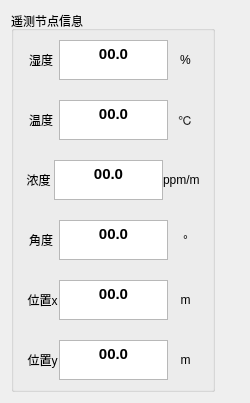
      <widget class="QWidget" name="Main_tab_3">
       <attribute name="title">
        <string>泄漏点定位</string>
       </attribute>
       <layout class="QGridLayout" name="gridLayout_8">
        <item row="0" column="0">
         <widget class="QGroupBox" name="groupBox_4">
          <property name="maximumSize">
           <size>
            <width>223</width>
            <height>16777215</height>
           </size>
          </property>
          <property name="title">
           <string>遥测节点信息</string>
          </property>
          <layout class="QGridLayout" name="gridLayout_13">
           <property name="sizeConstraint">
            <enum>QLayout::SetFixedSize</enum>
           </property>
           <property name="verticalSpacing">
            <number>20</number>
           </property>
           <item row="5" column="0">
            <layout class="QHBoxLayout" name="horizontalLayout_33">
             <item>
              <widget class="QLabel" name="label_73">
               <property name="text">
                <string> 位置y</string>
               </property>
               <property name="alignment">
                <set>Qt::AlignCenter</set>
               </property>
              </widget>
             </item>
             <item>
              <widget class="QTextBrowser" name="locate_Y_tB">
               <property name="sizePolicy">
                <sizepolicy hsizetype="Preferred" vsizetype="Preferred">
                 <horstretch>0</horstretch>
                 <verstretch>100</verstretch>
                </sizepolicy>
               </property>
               <property name="maximumSize">
                <size>
                 <width>109</width>
                 <height>40</height>
                </size>
               </property>
               <property name="sizeIncrement">
                <size>
                 <width>0</width>
                 <height>0</height>
                </size>
               </property>
               <property name="html">
                <string>&lt;!DOCTYPE HTML PUBLIC &quot;-//W3C//DTD HTML 4.0//EN&quot; &quot;http://www.w3.org/TR/REC-html40/strict.dtd&quot;&gt;
&lt;html&gt;&lt;head&gt;&lt;meta name=&quot;qrichtext&quot; content=&quot;1&quot; /&gt;&lt;style type=&quot;text/css&quot;&gt;
p, li { white-space: pre-wrap; }
&lt;/style&gt;&lt;/head&gt;&lt;body style=&quot; font-family:'微软雅黑'; font-size:11pt; font-weight:600; font-style:normal;&quot;&gt;
&lt;p align=&quot;center&quot; style=&quot; margin-top:0px; margin-bottom:0px; margin-left:0px; margin-right:0px; -qt-block-indent:0; text-indent:0px;&quot;&gt;00.0&lt;/p&gt;&lt;/body&gt;&lt;/html&gt;</string>
               </property>
              </widget>
             </item>
             <item>
              <widget class="QLabel" name="label_74">
               <property name="text">
                <string> m </string>
               </property>
               <property name="alignment">
                <set>Qt::AlignCenter</set>
               </property>
              </widget>
             </item>
            </layout>
           </item>
           <item row="0" column="0">
            <layout class="QHBoxLayout" name="horizontalLayout_31">
             <item>
              <widget class="QLabel" name="label_69">
               <property name="text">
                <string> 湿度 </string>
               </property>
               <property name="alignment">
                <set>Qt::AlignCenter</set>
               </property>
              </widget>
             </item>
             <item>
              <widget class="QTextBrowser" name="locate__humi_tB">
               <property name="sizePolicy">
                <sizepolicy hsizetype="Preferred" vsizetype="Preferred">
                 <horstretch>0</horstretch>
                 <verstretch>100</verstretch>
                </sizepolicy>
               </property>
               <property name="maximumSize">
                <size>
                 <width>109</width>
                 <height>40</height>
                </size>
               </property>
               <property name="sizeIncrement">
                <size>
                 <width>0</width>
                 <height>0</height>
                </size>
               </property>
               <property name="html">
                <string>&lt;!DOCTYPE HTML PUBLIC &quot;-//W3C//DTD HTML 4.0//EN&quot; &quot;http://www.w3.org/TR/REC-html40/strict.dtd&quot;&gt;
&lt;html&gt;&lt;head&gt;&lt;meta name=&quot;qrichtext&quot; content=&quot;1&quot; /&gt;&lt;style type=&quot;text/css&quot;&gt;
p, li { white-space: pre-wrap; }
&lt;/style&gt;&lt;/head&gt;&lt;body style=&quot; font-family:'微软雅黑'; font-size:11pt; font-weight:600; font-style:normal;&quot;&gt;
&lt;p align=&quot;center&quot; style=&quot; margin-top:0px; margin-bottom:0px; margin-left:0px; margin-right:0px; -qt-block-indent:0; text-indent:0px;&quot;&gt;00.0&lt;/p&gt;&lt;/body&gt;&lt;/html&gt;</string>
               </property>
              </widget>
             </item>
             <item>
              <widget class="QLabel" name="label_70">
               <property name="text">
                <string> % </string>
               </property>
               <property name="alignment">
                <set>Qt::AlignCenter</set>
               </property>
              </widget>
             </item>
            </layout>
           </item>
           <item row="4" column="0">
            <layout class="QHBoxLayout" name="horizontalLayout_32">
             <item>
              <widget class="QLabel" name="label_71">
               <property name="text">
                <string> 位置x</string>
               </property>
               <property name="alignment">
                <set>Qt::AlignCenter</set>
               </property>
              </widget>
             </item>
             <item>
              <widget class="QTextBrowser" name="locate_X_tB">
               <property name="sizePolicy">
                <sizepolicy hsizetype="Preferred" vsizetype="Preferred">
                 <horstretch>0</horstretch>
                 <verstretch>100</verstretch>
                </sizepolicy>
               </property>
               <property name="maximumSize">
                <size>
                 <width>109</width>
                 <height>40</height>
                </size>
               </property>
               <property name="sizeIncrement">
                <size>
                 <width>0</width>
                 <height>0</height>
                </size>
               </property>
               <property name="html">
                <string>&lt;!DOCTYPE HTML PUBLIC &quot;-//W3C//DTD HTML 4.0//EN&quot; &quot;http://www.w3.org/TR/REC-html40/strict.dtd&quot;&gt;
&lt;html&gt;&lt;head&gt;&lt;meta name=&quot;qrichtext&quot; content=&quot;1&quot; /&gt;&lt;style type=&quot;text/css&quot;&gt;
p, li { white-space: pre-wrap; }
&lt;/style&gt;&lt;/head&gt;&lt;body style=&quot; font-family:'微软雅黑'; font-size:11pt; font-weight:600; font-style:normal;&quot;&gt;
&lt;p align=&quot;center&quot; style=&quot; margin-top:0px; margin-bottom:0px; margin-left:0px; margin-right:0px; -qt-block-indent:0; text-indent:0px;&quot;&gt;00.0&lt;/p&gt;&lt;/body&gt;&lt;/html&gt;</string>
               </property>
              </widget>
             </item>
             <item>
              <widget class="QLabel" name="label_72">
               <property name="text">
                <string> m </string>
               </property>
               <property name="alignment">
                <set>Qt::AlignCenter</set>
               </property>
              </widget>
             </item>
            </layout>
           </item>
           <item row="3" column="0">
            <layout class="QHBoxLayout" name="horizontalLayout_29">
             <item>
              <widget class="QLabel" name="label_65">
               <property name="text">
                <string> 角度 </string>
               </property>
               <property name="alignment">
                <set>Qt::AlignCenter</set>
               </property>
              </widget>
             </item>
             <item>
              <widget class="QTextBrowser" name="locate_angle_tB">
               <property name="sizePolicy">
                <sizepolicy hsizetype="Preferred" vsizetype="Preferred">
                 <horstretch>0</horstretch>
                 <verstretch>100</verstretch>
                </sizepolicy>
               </property>
               <property name="maximumSize">
                <size>
                 <width>109</width>
                 <height>40</height>
                </size>
               </property>
               <property name="sizeIncrement">
                <size>
                 <width>0</width>
                 <height>0</height>
                </size>
               </property>
               <property name="html">
                <string>&lt;!DOCTYPE HTML PUBLIC &quot;-//W3C//DTD HTML 4.0//EN&quot; &quot;http://www.w3.org/TR/REC-html40/strict.dtd&quot;&gt;
&lt;html&gt;&lt;head&gt;&lt;meta name=&quot;qrichtext&quot; content=&quot;1&quot; /&gt;&lt;style type=&quot;text/css&quot;&gt;
p, li { white-space: pre-wrap; }
&lt;/style&gt;&lt;/head&gt;&lt;body style=&quot; font-family:'微软雅黑'; font-size:11pt; font-weight:600; font-style:normal;&quot;&gt;
&lt;p align=&quot;center&quot; style=&quot; margin-top:0px; margin-bottom:0px; margin-left:0px; margin-right:0px; -qt-block-indent:0; text-indent:0px;&quot;&gt;00.0&lt;/p&gt;&lt;/body&gt;&lt;/html&gt;</string>
               </property>
              </widget>
             </item>
             <item>
              <widget class="QLabel" name="label_66">
               <property name="text">
                <string> ° </string>
               </property>
               <property name="alignment">
                <set>Qt::AlignCenter</set>
               </property>
              </widget>
             </item>
            </layout>
           </item>
           <item row="2" column="0">
            <layout class="QHBoxLayout" name="horizontalLayout_30">
             <item>
              <widget class="QLabel" name="label_67">
               <property name="text">
                <string> 浓度 </string>
               </property>
               <property name="alignment">
                <set>Qt::AlignCenter</set>
               </property>
              </widget>
             </item>
             <item>
              <widget class="QTextBrowser" name="locate__CH4_tB">
               <property name="sizePolicy">
                <sizepolicy hsizetype="Preferred" vsizetype="Preferred">
                 <horstretch>0</horstretch>
                 <verstretch>100</verstretch>
                </sizepolicy>
               </property>
               <property name="maximumSize">
                <size>
                 <width>109</width>
                 <height>40</height>
                </size>
               </property>
               <property name="sizeIncrement">
                <size>
                 <width>0</width>
                 <height>0</height>
                </size>
               </property>
               <property name="html">
                <string>&lt;!DOCTYPE HTML PUBLIC &quot;-//W3C//DTD HTML 4.0//EN&quot; &quot;http://www.w3.org/TR/REC-html40/strict.dtd&quot;&gt;
&lt;html&gt;&lt;head&gt;&lt;meta name=&quot;qrichtext&quot; content=&quot;1&quot; /&gt;&lt;style type=&quot;text/css&quot;&gt;
p, li { white-space: pre-wrap; }
&lt;/style&gt;&lt;/head&gt;&lt;body style=&quot; font-family:'微软雅黑'; font-size:11pt; font-weight:600; font-style:normal;&quot;&gt;
&lt;p align=&quot;center&quot; style=&quot; margin-top:0px; margin-bottom:0px; margin-left:0px; margin-right:0px; -qt-block-indent:0; text-indent:0px;&quot;&gt;00.0&lt;/p&gt;&lt;/body&gt;&lt;/html&gt;</string>
               </property>
              </widget>
             </item>
             <item>
              <widget class="QLabel" name="label_68">
               <property name="text">
                <string>ppm/m </string>
               </property>
               <property name="alignment">
                <set>Qt::AlignCenter</set>
               </property>
              </widget>
             </item>
            </layout>
           </item>
           <item row="1" column="0">
            <layout class="QHBoxLayout" name="horizontalLayout_13">
             <item>
              <widget class="QLabel" name="label_63">
               <property name="text">
                <string> 温度 </string>
               </property>
               <property name="alignment">
                <set>Qt::AlignCenter</set>
               </property>
              </widget>
             </item>
             <item>
              <widget class="QTextBrowser" name="locate__temp_tB">
               <property name="sizePolicy">
                <sizepolicy hsizetype="Preferred" vsizetype="Preferred">
                 <horstretch>0</horstretch>
                 <verstretch>100</verstretch>
                </sizepolicy>
               </property>
               <property name="maximumSize">
                <size>
                 <width>109</width>
                 <height>40</height>
                </size>
               </property>
               <property name="sizeIncrement">
                <size>
                 <width>0</width>
                 <height>0</height>
                </size>
               </property>
               <property name="html">
                <string>&lt;!DOCTYPE HTML PUBLIC &quot;-//W3C//DTD HTML 4.0//EN&quot; &quot;http://www.w3.org/TR/REC-html40/strict.dtd&quot;&gt;
&lt;html&gt;&lt;head&gt;&lt;meta name=&quot;qrichtext&quot; content=&quot;1&quot; /&gt;&lt;style type=&quot;text/css&quot;&gt;
p, li { white-space: pre-wrap; }
&lt;/style&gt;&lt;/head&gt;&lt;body style=&quot; font-family:'微软雅黑'; font-size:11pt; font-weight:600; font-style:normal;&quot;&gt;
&lt;p align=&quot;center&quot; style=&quot; margin-top:0px; margin-bottom:0px; margin-left:0px; margin-right:0px; -qt-block-indent:0; text-indent:0px;&quot;&gt;00.0&lt;/p&gt;&lt;/body&gt;&lt;/html&gt;</string>
               </property>
              </widget>
             </item>
             <item>
              <widget class="QLabel" name="label_64">
               <property name="text">
                <string>℃</string>
               </property>
               <property name="alignment">
                <set>Qt::AlignCenter</set>
               </property>
              </widget>
             </item>
            </layout>
           </item>
          </layout>
         </widget>
        </item>
        <item row="0" column="1">
         <layout class="QVBoxLayout" name="verticalLayout_48">
          <item>
           <widget class="QCustomPlot" name="leak_range_plot" native="true">
            <layout class="QGridLayout" name="gridLayout_7"/>
           </widget>
          </item>
          <item>
           <widget class="QCustomPlot" name="leak_location_plot" native="true">
            <layout class="QGridLayout" name="gridLayout_9"/>
           </widget>
          </item>
         </layout>
        </item>
       </layout>
      </widget>
